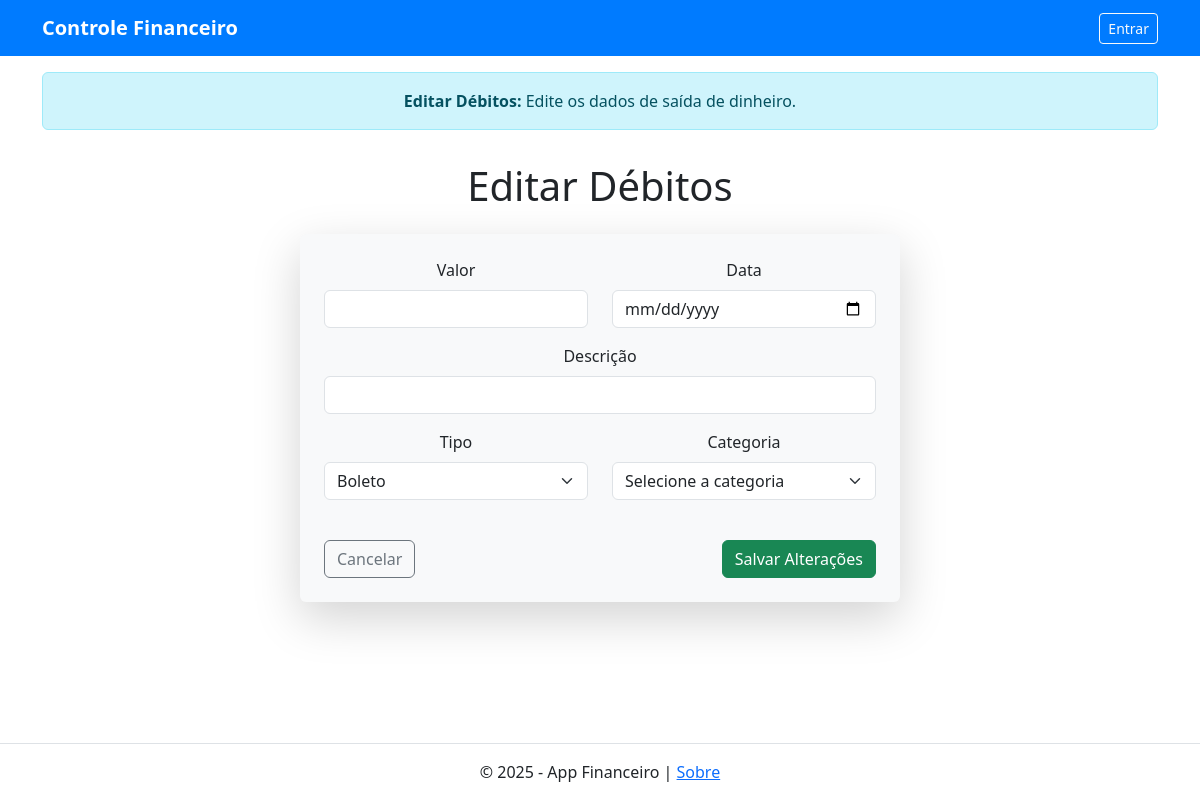
The app's page /editar_debito/3, older data.
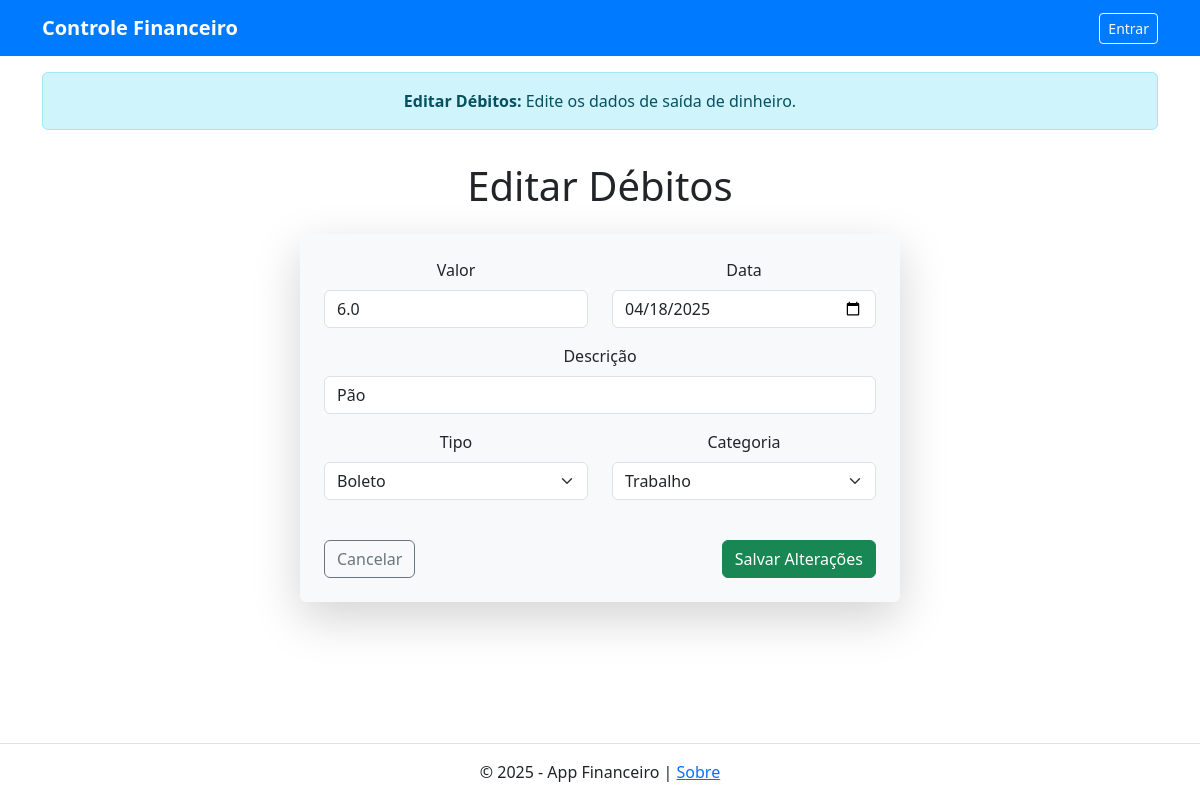
The same page, newer data.
### tables this page shows
CREATE TABLE debitos (
            id INTEGER PRIMARY KEY AUTOINCREMENT,
            valor REAL NOT NULL,
            descricao TEXT NOT NULL,
            tipo TEXT NOT NULL,
            categoria TEXT NOT NULL,
            data TEXT NOT NULL,
            status TEXT NOT NULL DEFAULT 'pendente',
            data_agendada TEXT
        );

### app.py (the view, shortened to what this page needs)
@app.route("/editar_debito/<int:id>", methods=["GET", "POST"])
def editar_debito(id):
    query = "SELECT * FROM debitos WHERE id  = ?"
    debito =executar_consulta(query, (id,), fetchone=True)
    return render_template("editar_debito.html", debito=debito)

### utils.py (called while the page is built)
def executar_consulta(query, parametros=(), fetchone=False, fetchall=False, commit=False):
    conexao = sqlite3.connect('financeiro.db')
    cursor = conexao.cursor()
    cursor.execute(query, parametros)
    resultado = None
    if fetchone:
        resultado = cursor.fetchone()
    elif fetchall:
        resultado = cursor.fetchall()
    if commit:
        conexao.commit()
    conexao.close()
    return resultado

### templates/editar_debito.html (shortened to what this page needs)
{% extends "base.html" %}
{% block alert %}
    <div class="container mt-3">
        <div class="alert alert-info text-center" role="alert">
            <strong>Editar Débitos:</strong> Edite os dados de saída de dinheiro.
        </div>
    </div>
{% endblock %}
{% block content %}
<div class="container mt-3">
    <h1 class="mb-4 text-center">Editar Débitos</h1>
    <form method="POST" class="p-4 rounded shadow-lg bg-light mx-auto" id="editarDebitoForm">
        <div class="row">
            <div class="col-md-6 mb-3">
                <label for="valor" class="form-label">Valor</label>
                <input type="number" step="0.01" class="form-control" id="valor" name="valor" value="{{ debito[1] }}" required>
            </div>
            <div class="col-md-6 mb-3">
                <label for="data" class="form-label">Data</label>
                <input type="date" class="form-control" id="data" name="data" value="{{ debito[5] }}" required>
            </div>
        </div>
        <div class="mb-3">
            <label for="descricao" class="form-label">Descrição</label>
            <input type="text" class="form-control" id="descricao" name="descricao" value="{{ debito[2] }}" required>
        </div>
        <div class="row">
            <div class="col-md-6 mb-3">
                <label for="tipo" class="form-label">Tipo</label>
                <select class="form-select" id="tipo" name="tipo" required>
                   <option value="boleto" {% if debito[3] == 'boleto' %}selected{% endif %}>Boleto</option>
                </select>
            </div>
            <div class="col-md-6 mb-3">
                <label for="categoria" class="form-label">Categoria</label>
                <select class="form-select" id="categoria" name="categoria" required>
                    <option value="" disabled {% if not debito[4] %}selected{% endif %}>Selecione a categoria</option>
                    <option value="trabalho" {% if debito[4] == 'trabalho' %}selected{% endif %}>Trabalho</option>
                </select>
            </div>
        </div>
        <div class="d-flex justify-content-between mt-4">
            <a href="{{ url_for('debito') }}" class="btn btn-outline-secondary">Cancelar</a>
            <button type="submit" class="btn btn-success">Salvar Alterações</button>
        </div>
    </form>
</div>
{% endblock %}

Row changes from the older to the newer data that the page shows:
added debitos: valor "6.0", data "04/18/2025", descricao "Pão"
Text that changed along with them:
form field categoria: "Selecione a categoria" → "Trabalho"
